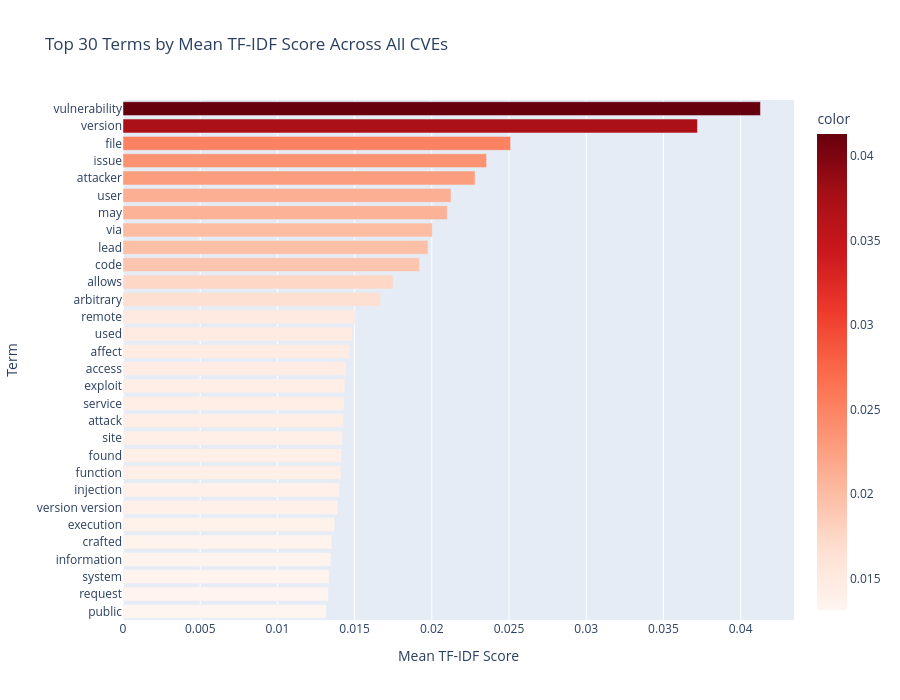

Notebook code for this chart:
### Markdown cell above
## 3. Top Global TF-IDF Terms

### Code cell
# Calculate mean TF-IDF score across all documents
mean_tfidf = np.array(tfidf_matrix.mean(axis=0)).flatten()
top_indices = mean_tfidf.argsort()[::-1][:30]

top_terms = [(feature_names[i], mean_tfidf[i]) for i in top_indices]

print("Top 30 Terms by Mean TF-IDF Score:")
print("=" * 50)
for term, score in top_terms:
    print(f"  {term:30s} {score:.4f}")

# Visualization
fig = px.bar(x=[t[1] for t in top_terms], y=[t[0] for t in top_terms],
             orientation='h',
             labels={'x': 'Mean TF-IDF Score', 'y': 'Term'},
             title='Top 30 Terms by Mean TF-IDF Score Across All CVEs',
             color=[t[1] for t in top_terms],
             color_continuous_scale='Reds')
fig.update_layout(yaxis={'categoryorder': 'total ascending'}, height=700, showlegend=False)
fig.show()

### Figure 1 — Plotly figure (JSON) as saved in the notebook; plotly's stock layout.template omitted (floating-point values rounded to 4 significant figures)
{"data": [{"hovertemplate": "Mean TF-IDF Score=%{x}<br>Term=%{y}<br>color=%{marker.color}<extra></extra>", "legendgroup": "", "marker": {"color": [0.04128, 0.0372, 0.0251, 0.02355, 0.0228, 0.02125, 0.021, 0.02004, 0.01975, 0.0192, 0.01749, 0.01669, 0.01502, 0.01486, 0.01466, 0.01445, 0.01437, 0.01432, 0.01429, 0.01421, 0.01416, 0.01411, 0.01403, 0.01391, 0.01371, 0.01352, 0.01345, 0.01335, 0.01331, 0.01316], "coloraxis": "coloraxis", "pattern": {"shape": ""}}, "name": "", "orientation": "h", "showlegend": false, "textposition": "auto", "type": "bar", "x": [0.04128, 0.0372, 0.0251, 0.02355, 0.0228, 0.02125, 0.021, 0.02004, 0.01975, 0.0192, 0.01749, 0.01669, 0.01502, 0.01486, 0.01466, 0.01445, 0.01437, 0.01432, 0.01429, 0.01421, 0.01416, 0.01411, 0.01403, 0.01391, 0.01371, 0.01352, 0.01345, 0.01335, 0.01331, 0.01316], "xaxis": "x", "y": ["vulnerability", "version", "file", "issue", "attacker", "user", "may", "via", "lead", "code", "allows", "arbitrary", "remote", "used", "affect", "access", "exploit", "service", "attack", "site", "found", "function", "injection", "version version", "execution", "crafted", "information", "system", "request", "public"], "yaxis": "y"}], "layout": {"barmode": "relative", "coloraxis": {"colorbar": {"title": {"text": "color"}}, "colorscale": [[0, "rgb(255,245,240)"], [0.125, "rgb(254,224,210)"], [0.25, "rgb(252,187,161)"], [0.375, "rgb(252,146,114)"], [0.5, "rgb(251,106,74)"], [0.625, "rgb(239,59,44)"], [0.75, "rgb(203,24,29)"], [0.875, "rgb(165,15,21)"], [1, "rgb(103,0,13)"]]}, "height": 700, "legend": {"tracegroupgap": 0}, "showlegend": false, "title": {"text": "Top 30 Terms by Mean TF-IDF Score Across All CVEs"}, "xaxis": {"anchor": "y", "domain": [0, 1], "title": {"text": "Mean TF-IDF Score"}}, "yaxis": {"anchor": "x", "categoryorder": "total ascending", "domain": [0, 1], "title": {"text": "Term"}}}}
